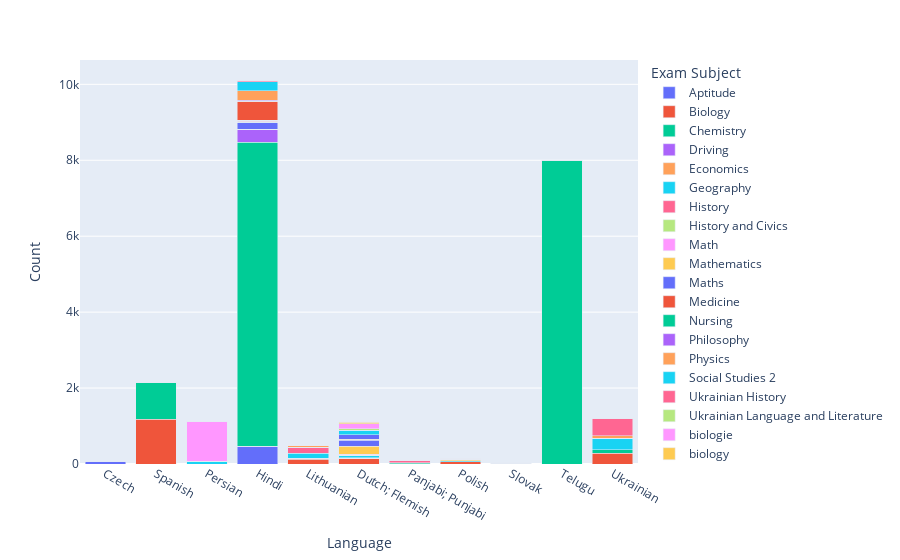

Here is the notebook cell this chart was saved with:
### Code cell
def plot_stacked_bar(file_path):
    """
    Reads a CSV file with exam questions, groups the data by language and level,
    and displays a stacked bar plot where each language shows the distribution of question levels.
    
    Parameters:
        file_path (str): Path to the CSV file containing at least 'language' and 'level' columns.
    """
    # Read the CSV file into a DataFrame
    df = pd.read_csv(file_path)
    
    if 'Overall' in df['language'].values:
        df = df[df['language'] != 'Overall']
    
    # Transform the DataFrame from wide to long format
    df_long = df.melt(id_vars=['language'], 
                      var_name='Exam Subject', 
                      value_name='Count')
    
    # Create a stacked bar plot using Plotly Express
    fig = px.bar(
        df_long,
        x='language',
        y='Count',
        color='Exam Subject',
        barmode='stack',
        labels={'language': 'Language'}
    )
    
    # Show the figure
    fig.show()

# Example usage:
plot_stacked_bar("eval_results\statistics\category_en_per_language.csv")

### Figure 1 — Plotly figure (JSON) as saved in the notebook; plotly's stock layout.template omitted (floating-point values rounded to 4 significant figures)
{"data": [{"alignmentgroup": "True", "hovertemplate": "Exam Subject=Aptitude<br>Language=%{x}<br>Count=%{y}<extra></extra>", "legendgroup": "Aptitude", "marker": {"color": "#636efa", "pattern": {"shape": ""}}, "name": "Aptitude", "offsetgroup": "Aptitude", "orientation": "v", "showlegend": true, "textposition": "auto", "type": "bar", "x": ["Czech", "Spanish", "Persian", "Hindi", "Lithuanian", "Dutch; Flemish", "Panjabi; Punjabi", "Polish", "Slovak", "Telugu", "Ukrainian"], "xaxis": "x", "y": [0, 0, 0, 473, 0, 0, 0, 0, 0, 0, 0], "yaxis": "y"}, {"alignmentgroup": "True", "hovertemplate": "Exam Subject=Biology<br>Language=%{x}<br>Count=%{y}<extra></extra>", "legendgroup": "Biology", "marker": {"color": "#EF553B", "pattern": {"shape": ""}}, "name": "Biology", "offsetgroup": "Biology", "orientation": "v", "showlegend": true, "textposition": "auto", "type": "bar", "x": ["Czech", "Spanish", "Persian", "Hindi", "Lithuanian", "Dutch; Flemish", "Panjabi; Punjabi", "Polish", "Slovak", "Telugu", "Ukrainian"], "xaxis": "x", "y": [0, 0, 0, 0, 119, 152, 0, 62, 12, 0, 288], "yaxis": "y"}, {"alignmentgroup": "True", "hovertemplate": "Exam Subject=Chemistry<br>Language=%{x}<br>Count=%{y}<extra></extra>", "legendgroup": "Chemistry", "marker": {"color": "#00cc96", "pattern": {"shape": ""}}, "name": "Chemistry", "offsetgroup": "Chemistry", "orientation": "v", "showlegend": true, "textposition": "auto", "type": "bar", "x": ["Czech", "Spanish", "Persian", "Hindi", "Lithuanian", "Dutch; Flemish", "Panjabi; Punjabi", "Polish", "Slovak", "Telugu", "Ukrainian"], "xaxis": "x", "y": [0, 0, 0, 8000, 30, 0, 0, 2, 14, 8000, 94], "yaxis": "y"}, {"alignmentgroup": "True", "hovertemplate": "Exam Subject=Driving<br>Language=%{x}<br>Count=%{y}<extra></extra>", "legendgroup": "Driving", "marker": {"color": "#ab63fa", "pattern": {"shape": ""}}, "name": "Driving", "offsetgroup": "Driving", "orientation": "v", "showlegend": true, "textposition": "auto", "type": "bar", "x": ["Czech", "Spanish", "Persian", "Hindi", "Lithuanian", "Dutch; Flemish", "Panjabi; Punjabi", "Polish", "Slovak", "Telugu", "Ukrainian"], "xaxis": "x", "y": [0, 0, 0, 345, 0, 0, 0, 0, 0, 0, 0], "yaxis": "y"}, {"alignmentgroup": "True", "hovertemplate": "Exam Subject=Economics<br>Language=%{x}<br>Count=%{y}<extra></extra>", "legendgroup": "Economics", "marker": {"color": "#FFA15A", "pattern": {"shape": ""}}, "name": "Economics", "offsetgroup": "Economics", "orientation": "v", "showlegend": true, "textposition": "auto", "type": "bar", "x": ["Czech", "Spanish", "Persian", "Hindi", "Lithuanian", "Dutch; Flemish", "Panjabi; Punjabi", "Polish", "Slovak", "Telugu", "Ukrainian"], "xaxis": "x", "y": [0, 0, 0, 0, 0, 15, 0, 0, 0, 0, 0], "yaxis": "y"}, {"alignmentgroup": "True", "hovertemplate": "Exam Subject=Geography<br>Language=%{x}<br>Count=%{y}<extra></extra>", "legendgroup": "Geography", "marker": {"color": "#19d3f3", "pattern": {"shape": ""}}, "name": "Geography", "offsetgroup": "Geography", "orientation": "v", "showlegend": true, "textposition": "auto", "type": "bar", "x": ["Czech", "Spanish", "Persian", "Hindi", "Lithuanian", "Dutch; Flemish", "Panjabi; Punjabi", "Polish", "Slovak", "Telugu", "Ukrainian"], "xaxis": "x", "y": [0, 0, 0, 0, 138, 51, 0, 16, 0, 0, 288], "yaxis": "y"}, {"alignmentgroup": "True", "hovertemplate": "Exam Subject=History<br>Language=%{x}<br>Count=%{y}<extra></extra>", "legendgroup": "History", "marker": {"color": "#FF6692", "pattern": {"shape": ""}}, "name": "History", "offsetgroup": "History", "orientation": "v", "showlegend": true, "textposition": "auto", "type": "bar", "x": ["Czech", "Spanish", "Persian", "Hindi", "Lithuanian", "Dutch; Flemish", "Panjabi; Punjabi", "Polish", "Slovak", "Telugu", "Ukrainian"], "xaxis": "x", "y": [0, 0, 0, 0, 150, 0, 0, 7, 0, 0, 0], "yaxis": "y"}, {"alignmentgroup": "True", "hovertemplate": "Exam Subject=History and Civics<br>Language=%{x}<br>Count=%{y}<extra></extra>", "legendgroup": "History and Civics", "marker": {"color": "#B6E880", "pattern": {"shape": ""}}, "name": "History and Civics", "offsetgroup": "History and Civics", "orientation": "v", "showlegend": true, "textposition": "auto", "type": "bar", "x": ["Czech", "Spanish", "Persian", "Hindi", "Lithuanian", "Dutch; Flemish", "Panjabi; Punjabi", "Polish", "Slovak", "Telugu", "Ukrainian"], "xaxis": "x", "y": [0, 0, 0, 0, 0, 15, 0, 0, 0, 0, 0], "yaxis": "y"}, {"alignmentgroup": "True", "hovertemplate": "Exam Subject=Math<br>Language=%{x}<br>Count=%{y}<extra></extra>", "legendgroup": "Math", "marker": {"color": "#FF97FF", "pattern": {"shape": ""}}, "name": "Math", "offsetgroup": "Math", "orientation": "v", "showlegend": true, "textposition": "auto", "type": "bar", "x": ["Czech", "Spanish", "Persian", "Hindi", "Lithuanian", "Dutch; Flemish", "Panjabi; Punjabi", "Polish", "Slovak", "Telugu", "Ukrainian"], "xaxis": "x", "y": [0, 0, 0, 0, 10, 0, 0, 0, 0, 0, 0], "yaxis": "y"}, {"alignmentgroup": "True", "hovertemplate": "Exam Subject=Mathematics<br>Language=%{x}<br>Count=%{y}<extra></extra>", "legendgroup": "Mathematics", "marker": {"color": "#FECB52", "pattern": {"shape": ""}}, "name": "Mathematics", "offsetgroup": "Mathematics", "orientation": "v", "showlegend": true, "textposition": "auto", "type": "bar", "x": ["Czech", "Spanish", "Persian", "Hindi", "Lithuanian", "Dutch; Flemish", "Panjabi; Punjabi", "Polish", "Slovak", "Telugu", "Ukrainian"], "xaxis": "x", "y": [0, 0, 0, 0, 0, 0, 0, 33, 0, 0, 3], "yaxis": "y"}, {"alignmentgroup": "True", "hovertemplate": "Exam Subject=Maths<br>Language=%{x}<br>Count=%{y}<extra></extra>", "legendgroup": "Maths", "marker": {"color": "#636efa", "pattern": {"shape": ""}}, "name": "Maths", "offsetgroup": "Maths", "orientation": "v", "showlegend": true, "textposition": "auto", "type": "bar", "x": ["Czech", "Spanish", "Persian", "Hindi", "Lithuanian", "Dutch; Flemish", "Panjabi; Punjabi", "Polish", "Slovak", "Telugu", "Ukrainian"], "xaxis": "x", "y": [74, 0, 0, 0, 0, 0, 0, 0, 9, 0, 0], "yaxis": "y"}, {"alignmentgroup": "True", "hovertemplate": "Exam Subject=Medicine<br>Language=%{x}<br>Count=%{y}<extra></extra>", "legendgroup": "Medicine", "marker": {"color": "#EF553B", "pattern": {"shape": ""}}, "name": "Medicine", "offsetgroup": "Medicine", "orientation": "v", "showlegend": true, "textposition": "auto", "type": "bar", "x": ["Czech", "Spanish", "Persian", "Hindi", "Lithuanian", "Dutch; Flemish", "Panjabi; Punjabi", "Polish", "Slovak", "Telugu", "Ukrainian"], "xaxis": "x", "y": [0, 1179, 0, 0, 0, 0, 0, 0, 0, 0, 0], "yaxis": "y"}, {"alignmentgroup": "True", "hovertemplate": "Exam Subject=Nursing<br>Language=%{x}<br>Count=%{y}<extra></extra>", "legendgroup": "Nursing", "marker": {"color": "#00cc96", "pattern": {"shape": ""}}, "name": "Nursing", "offsetgroup": "Nursing", "orientation": "v", "showlegend": true, "textposition": "auto", "type": "bar", "x": ["Czech", "Spanish", "Persian", "Hindi", "Lithuanian", "Dutch; Flemish", "Panjabi; Punjabi", "Polish", "Slovak", "Telugu", "Ukrainian"], "xaxis": "x", "y": [0, 977, 0, 0, 0, 0, 0, 0, 0, 0, 0], "yaxis": "y"}, {"alignmentgroup": "True", "hovertemplate": "Exam Subject=Philosophy<br>Language=%{x}<br>Count=%{y}<extra></extra>", "legendgroup": "Philosophy", "marker": {"color": "#ab63fa", "pattern": {"shape": ""}}, "name": "Philosophy", "offsetgroup": "Philosophy", "orientation": "v", "showlegend": true, "textposition": "auto", "type": "bar", "x": ["Czech", "Spanish", "Persian", "Hindi", "Lithuanian", "Dutch; Flemish", "Panjabi; Punjabi", "Polish", "Slovak", "Telugu", "Ukrainian"], "xaxis": "x", "y": [0, 0, 0, 0, 0, 0, 0, 1, 0, 0, 0], "yaxis": "y"}, {"alignmentgroup": "True", "hovertemplate": "Exam Subject=Physics<br>Language=%{x}<br>Count=%{y}<extra></extra>", "legendgroup": "Physics", "marker": {"color": "#FFA15A", "pattern": {"shape": ""}}, "name": "Physics", "offsetgroup": "Physics", "orientation": "v", "showlegend": true, "textposition": "auto", "type": "bar", "x": ["Czech", "Spanish", "Persian", "Hindi", "Lithuanian", "Dutch; Flemish", "Panjabi; Punjabi", "Polish", "Slovak", "Telugu", "Ukrainian"], "xaxis": "x", "y": [0, 0, 0, 0, 30, 2, 0, 32, 0, 0, 71], "yaxis": "y"}, {"alignmentgroup": "True", "hovertemplate": "Exam Subject=Social Studies 2<br>Language=%{x}<br>Count=%{y}<extra></extra>", "legendgroup": "Social Studies 2", "marker": {"color": "#19d3f3", "pattern": {"shape": ""}}, "name": "Social Studies 2", "offsetgroup": "Social Studies 2", "orientation": "v", "showlegend": true, "textposition": "auto", "type": "bar", "x": ["Czech", "Spanish", "Persian", "Hindi", "Lithuanian", "Dutch; Flemish", "Panjabi; Punjabi", "Polish", "Slovak", "Telugu", "Ukrainian"], "xaxis": "x", "y": [0, 0, 0, 0, 0, 14, 0, 0, 0, 0, 0], "yaxis": "y"}, {"alignmentgroup": "True", "hovertemplate": "Exam Subject=Ukrainian History<br>Language=%{x}<br>Count=%{y}<extra></extra>", "legendgroup": "Ukrainian History", "marker": {"color": "#FF6692", "pattern": {"shape": ""}}, "name": "Ukrainian History", "offsetgroup": "Ukrainian History", "orientation": "v", "showlegend": true, "textposition": "auto", "type": "bar", "x": ["Czech", "Spanish", "Persian", "Hindi", "Lithuanian", "Dutch; Flemish", "Panjabi; Punjabi", "Polish", "Slovak", "Telugu", "Ukrainian"], "xaxis": "x", "y": [0, 0, 0, 0, 0, 0, 0, 0, 0, 0, 450], "yaxis": "y"}, {"alignmentgroup": "True", "hovertemplate": "Exam Subject=Ukrainian Language and Literature<br>Language=%{x}<br>Count=%{y}<extra></extra>", "legendgroup": "Ukrainian Language and Literature", "marker": {"color": "#B6E880", "pattern": {"shape": ""}}, "name": "Ukrainian Language and Literature", "offsetgroup": "Ukrainian Language and Literature", "orientation": "v", "showlegend": true, "textposition": "auto", "type": "bar", "x": ["Czech", "Spanish", "Persian", "Hindi", "Lithuanian", "Dutch; Flemish", "Panjabi; Punjabi", "Polish", "Slovak", "Telugu", "Ukrainian"], "xaxis": "x", "y": [0, 0, 0, 0, 0, 0, 0, 0, 0, 0, 9], "yaxis": "y"}, {"alignmentgroup": "True", "hovertemplate": "Exam Subject=biologie<br>Language=%{x}<br>Count=%{y}<extra></extra>", "legendgroup": "biologie", "marker": {"color": "#FF97FF", "pattern": {"shape": ""}}, "name": "biologie", "offsetgroup": "biologie", "orientation": "v", "showlegend": true, "textposition": "auto", "type": "bar", "x": ["Czech", "Spanish", "Persian", "Hindi", "Lithuanian", "Dutch; Flemish", "Panjabi; Punjabi", "Polish", "Slovak", "Telugu", "Ukrainian"], "xaxis": "x", "y": [0, 0, 0, 0, 0, 14, 0, 0, 0, 0, 0], "yaxis": "y"}, {"alignmentgroup": "True", "hovertemplate": "Exam Subject=biology<br>Language=%{x}<br>Count=%{y}<extra></extra>", "legendgroup": "biology", "marker": {"color": "#FECB52", "pattern": {"shape": ""}}, "name": "biology", "offsetgroup": "biology", "orientation": "v", "showlegend": true, "textposition": "auto", "type": "bar", "x": ["Czech", "Spanish", "Persian", "Hindi", "Lithuanian", "Dutch; Flemish", "Panjabi; Punjabi", "Polish", "Slovak", "Telugu", "Ukrainian"], "xaxis": "x", "y": [0, 0, 0, 0, 0, 209, 1, 0, 0, 0, 0], "yaxis": "y"}, {"alignmentgroup": "True", "hovertemplate": "Exam Subject=chemistry<br>Language=%{x}<br>Count=%{y}<extra></extra>", "legendgroup": "chemistry", "marker": {"color": "#636efa", "pattern": {"shape": ""}}, "name": "chemistry", "offsetgroup": "chemistry", "orientation": "v", "showlegend": true, "textposition": "auto", "type": "bar", "x": ["Czech", "Spanish", "Persian", "Hindi", "Lithuanian", "Dutch; Flemish", "Panjabi; Punjabi", "Polish", "Slovak", "Telugu", "Ukrainian"], "xaxis": "x", "y": [0, 0, 0, 167, 0, 150, 2, 0, 0, 0, 0], "yaxis": "y"}, {"alignmentgroup": "True", "hovertemplate": "Exam Subject=clear<br>Language=%{x}<br>Count=%{y}<extra></extra>", "legendgroup": "clear", "marker": {"color": "#EF553B", "pattern": {"shape": ""}}, "name": "clear", "offsetgroup": "clear", "orientation": "v", "showlegend": true, "textposition": "auto", "type": "bar", "x": ["Czech", "Spanish", "Persian", "Hindi", "Lithuanian", "Dutch; Flemish", "Panjabi; Punjabi", "Polish", "Slovak", "Telugu", "Ukrainian"], "xaxis": "x", "y": [0, 0, 0, 0, 0, 23, 0, 0, 0, 0, 0], "yaxis": "y"}, {"alignmentgroup": "True", "hovertemplate": "Exam Subject=computer concepts<br>Language=%{x}<br>Count=%{y}<extra></extra>", "legendgroup": "computer concepts", "marker": {"color": "#00cc96", "pattern": {"shape": ""}}, "name": "computer concepts", "offsetgroup": "computer concepts", "orientation": "v", "showlegend": true, "textposition": "auto", "type": "bar", "x": ["Czech", "Spanish", "Persian", "Hindi", "Lithuanian", "Dutch; Flemish", "Panjabi; Punjabi", "Polish", "Slovak", "Telugu", "Ukrainian"], "xaxis": "x", "y": [0, 0, 0, 11, 0, 0, 0, 0, 0, 0, 0], "yaxis": "y"}, {"alignmentgroup": "True", "hovertemplate": "Exam Subject=computer science<br>Language=%{x}<br>Count=%{y}<extra></extra>", "legendgroup": "computer science", "marker": {"color": "#ab63fa", "pattern": {"shape": ""}}, "name": "computer science", "offsetgroup": "computer science", "orientation": "v", "showlegend": true, "textposition": "auto", "type": "bar", "x": ["Czech", "Spanish", "Persian", "Hindi", "Lithuanian", "Dutch; Flemish", "Panjabi; Punjabi", "Polish", "Slovak", "Telugu", "Ukrainian"], "xaxis": "x", "y": [0, 0, 0, 11, 0, 0, 0, 0, 0, 0, 0], "yaxis": "y"}, {"alignmentgroup": "True", "hovertemplate": "Exam Subject=drawing aptitude<br>Language=%{x}<br>Count=%{y}<extra></extra>", "legendgroup": "drawing aptitude", "marker": {"color": "#FFA15A", "pattern": {"shape": ""}}, "name": "drawing aptitude", "offsetgroup": "drawing aptitude", "orientation": "v", "showlegend": true, "textposition": "auto", "type": "bar", "x": ["Czech", "Spanish", "Persian", "Hindi", "Lithuanian", "Dutch; Flemish", "Panjabi; Punjabi", "Polish", "Slovak", "Telugu", "Ukrainian"], "xaxis": "x", "y": [0, 0, 0, 7, 0, 0, 0, 0, 0, 0, 0], "yaxis": "y"}, {"alignmentgroup": "True", "hovertemplate": "Exam Subject=driving licence<br>Language=%{x}<br>Count=%{y}<extra></extra>", "legendgroup": "driving licence", "marker": {"color": "#19d3f3", "pattern": {"shape": ""}}, "name": "driving licence", "offsetgroup": "driving licence", "orientation": "v", "showlegend": true, "textposition": "auto", "type": "bar", "x": ["Czech", "Spanish", "Persian", "Hindi", "Lithuanian", "Dutch; Flemish", "Panjabi; Punjabi", "Polish", "Slovak", "Telugu", "Ukrainian"], "xaxis": "x", "y": [0, 0, 67, 0, 0, 0, 0, 0, 0, 0, 0], "yaxis": "y"}, {"alignmentgroup": "True", "hovertemplate": "Exam Subject=electronics<br>Language=%{x}<br>Count=%{y}<extra></extra>", "legendgroup": "electronics", "marker": {"color": "#FF6692", "pattern": {"shape": ""}}, "name": "electronics", "offsetgroup": "electronics", "orientation": "v", "showlegend": true, "textposition": "auto", "type": "bar", "x": ["Czech", "Spanish", "Persian", "Hindi", "Lithuanian", "Dutch; Flemish", "Panjabi; Punjabi", "Polish", "Slovak", "Telugu", "Ukrainian"], "xaxis": "x", "y": [0, 0, 0, 20, 0, 0, 0, 0, 0, 0, 0], "yaxis": "y"}, {"alignmentgroup": "True", "hovertemplate": "Exam Subject=general knowledge<br>Language=%{x}<br>Count=%{y}<extra></extra>", "legendgroup": "general knowledge", "marker": {"color": "#B6E880", "pattern": {"shape": ""}}, "name": "general knowledge", "offsetgroup": "general knowledge", "orientation": "v", "showlegend": true, "textposition": "auto", "type": "bar", "x": ["Czech", "Spanish", "Persian", "Hindi", "Lithuanian", "Dutch; Flemish", "Panjabi; Punjabi", "Polish", "Slovak", "Telugu", "Ukrainian"], "xaxis": "x", "y": [0, 0, 0, 25, 0, 0, 0, 0, 0, 0, 0], "yaxis": "y"}, {"alignmentgroup": "True", "hovertemplate": "Exam Subject=informatic olympiad<br>Language=%{x}<br>Count=%{y}<extra></extra>", "legendgroup": "informatic olympiad", "marker": {"color": "#FF97FF", "pattern": {"shape": ""}}, "name": "informatic olympiad", "offsetgroup": "informatic olympiad", "orientation": "v", "showlegend": true, "textposition": "auto", "type": "bar", "x": ["Czech", "Spanish", "Persian", "Hindi", "Lithuanian", "Dutch; Flemish", "Panjabi; Punjabi", "Polish", "Slovak", "Telugu", "Ukrainian"], "xaxis": "x", "y": [0, 0, 1053, 0, 0, 0, 0, 0, 0, 0, 0], "yaxis": "y"}, {"alignmentgroup": "True", "hovertemplate": "Exam Subject=math<br>Language=%{x}<br>Count=%{y}<extra></extra>", "legendgroup": "math", "marker": {"color": "#FECB52", "pattern": {"shape": ""}}, "name": "math", "offsetgroup": "math", "orientation": "v", "showlegend": true, "textposition": "auto", "type": "bar", "x": ["Czech", "Spanish", "Persian", "Hindi", "Lithuanian", "Dutch; Flemish", "Panjabi; Punjabi", "Polish", "Slovak", "Telugu", "Ukrainian"], "xaxis": "x", "y": [0, 0, 0, 0, 0, 13, 0, 0, 0, 0, 0], "yaxis": "y"}, {"alignmentgroup": "True", "hovertemplate": "Exam Subject=mathematics<br>Language=%{x}<br>Count=%{y}<extra></extra>", "legendgroup": "mathematics", "marker": {"color": "#636efa", "pattern": {"shape": ""}}, "name": "mathematics", "offsetgroup": "mathematics", "orientation": "v", "showlegend": true, "textposition": "auto", "type": "bar", "x": ["Czech", "Spanish", "Persian", "Hindi", "Lithuanian", "Dutch; Flemish", "Panjabi; Punjabi", "Polish", "Slovak", "Telugu", "Ukrainian"], "xaxis": "x", "y": [0, 0, 0, 0, 0, 109, 0, 0, 0, 0, 0], "yaxis": "y"}, {"alignmentgroup": "True", "hovertemplate": "Exam Subject=maths<br>Language=%{x}<br>Count=%{y}<extra></extra>", "legendgroup": "maths", "marker": {"color": "#EF553B", "pattern": {"shape": ""}}, "name": "maths", "offsetgroup": "maths", "orientation": "v", "showlegend": true, "textposition": "auto", "type": "bar", "x": ["Czech", "Spanish", "Persian", "Hindi", "Lithuanian", "Dutch; Flemish", "Panjabi; Punjabi", "Polish", "Slovak", "Telugu", "Ukrainian"], "xaxis": "x", "y": [0, 0, 0, 501, 0, 0, 6, 0, 0, 0, 0], "yaxis": "y"}, {"alignmentgroup": "True", "hovertemplate": "Exam Subject=mental ability<br>Language=%{x}<br>Count=%{y}<extra></extra>", "legendgroup": "mental ability", "marker": {"color": "#00cc96", "pattern": {"shape": ""}}, "name": "mental ability", "offsetgroup": "mental ability", "orientation": "v", "showlegend": true, "textposition": "auto", "type": "bar", "x": ["Czech", "Spanish", "Persian", "Hindi", "Lithuanian", "Dutch; Flemish", "Panjabi; Punjabi", "Polish", "Slovak", "Telugu", "Ukrainian"], "xaxis": "x", "y": [0, 0, 0, 0, 0, 0, 23, 0, 0, 0, 0], "yaxis": "y"}, {"alignmentgroup": "True", "hovertemplate": "Exam Subject=numerical ability<br>Language=%{x}<br>Count=%{y}<extra></extra>", "legendgroup": "numerical ability", "marker": {"color": "#ab63fa", "pattern": {"shape": ""}}, "name": "numerical ability", "offsetgroup": "numerical ability", "orientation": "v", "showlegend": true, "textposition": "auto", "type": "bar", "x": ["Czech", "Spanish", "Persian", "Hindi", "Lithuanian", "Dutch; Flemish", "Panjabi; Punjabi", "Polish", "Slovak", "Telugu", "Ukrainian"], "xaxis": "x", "y": [0, 0, 0, 19, 0, 0, 0, 0, 0, 0, 0], "yaxis": "y"}, {"alignmentgroup": "True", "hovertemplate": "Exam Subject=olympiads<br>Language=%{x}<br>Count=%{y}<extra></extra>", "legendgroup": "olympiads", "marker": {"color": "#FFA15A", "pattern": {"shape": ""}}, "name": "olympiads", "offsetgroup": "olympiads", "orientation": "v", "showlegend": true, "textposition": "auto", "type": "bar", "x": ["Czech", "Spanish", "Persian", "Hindi", "Lithuanian", "Dutch; Flemish", "Panjabi; Punjabi", "Polish", "Slovak", "Telugu", "Ukrainian"], "xaxis": "x", "y": [0, 0, 0, 255, 0, 0, 0, 0, 0, 0, 0], "yaxis": "y"}, {"alignmentgroup": "True", "hovertemplate": "Exam Subject=physics<br>Language=%{x}<br>Count=%{y}<extra></extra>", "legendgroup": "physics", "marker": {"color": "#19d3f3", "pattern": {"shape": ""}}, "name": "physics", "offsetgroup": "physics", "orientation": "v", "showlegend": true, "textposition": "auto", "type": "bar", "x": ["Czech", "Spanish", "Persian", "Hindi", "Lithuanian", "Dutch; Flemish", "Panjabi; Punjabi", "Polish", "Slovak", "Telugu", "Ukrainian"], "xaxis": "x", "y": [0, 0, 0, 238, 0, 118, 5, 0, 0, 0, 0], "yaxis": "y"}, {"alignmentgroup": "True", "hovertemplate": "Exam Subject=reasoning<br>Language=%{x}<br>Count=%{y}<extra></extra>", "legendgroup": "reasoning", "marker": {"color": "#FF6692", "pattern": {"shape": ""}}, "name": "reasoning", "offsetgroup": "reasoning", "orientation": "v", "showlegend": true, "textposition": "auto", "type": "bar", "x": ["Czech", "Spanish", "Persian", "Hindi", "Lithuanian", "Dutch; Flemish", "Panjabi; Punjabi", "Polish", "Slovak", "Telugu", "Ukrainian"], "xaxis": "x", "y": [0, 0, 0, 37, 0, 0, 64, 0, 0, 0, 0], "yaxis": "y"}, {"alignmentgroup": "True", "hovertemplate": "Exam Subject=skills<br>Language=%{x}<br>Count=%{y}<extra></extra>", "legendgroup": "skills", "marker": {"color": "#B6E880", "pattern": {"shape": ""}}, "name": "skills", "offsetgroup": "skills", "orientation": "v", "showlegend": true, "textposition": "auto", "type": "bar", "x": ["Czech", "Spanish", "Persian", "Hindi", "Lithuanian", "Dutch; Flemish", "Panjabi; Punjabi", "Polish", "Slovak", "Telugu", "Ukrainian"], "xaxis": "x", "y": [0, 0, 0, 0, 0, 38, 0, 0, 0, 0, 0], "yaxis": "y"}, {"alignmentgroup": "True", "hovertemplate": "Exam Subject=stilleestekst<br>Language=%{x}<br>Count=%{y}<extra></extra>", "legendgroup": "stilleestekst", "marker": {"color": "#FF97FF", "pattern": {"shape": ""}}, "name": "stilleestekst", "offsetgroup": "stilleestekst", "orientation": "v", "showlegend": true, "textposition": "auto", "type": "bar", "x": ["Czech", "Spanish", "Persian", "Hindi", "Lithuanian", "Dutch; Flemish", "Panjabi; Punjabi", "Polish", "Slovak", "Telugu", "Ukrainian"], "xaxis": "x", "y": [0, 0, 0, 0, 0, 137, 0, 0, 0, 0, 0], "yaxis": "y"}, {"alignmentgroup": "True", "hovertemplate": "Exam Subject=vaardig<br>Language=%{x}<br>Count=%{y}<extra></extra>", "legendgroup": "vaardig", "marker": {"color": "#FECB52", "pattern": {"shape": ""}}, "name": "vaardig", "offsetgroup": "vaardig", "orientation": "v", "showlegend": true, "textposition": "auto", "type": "bar", "x": ["Czech", "Spanish", "Persian", "Hindi", "Lithuanian", "Dutch; Flemish", "Panjabi; Punjabi", "Polish", "Slovak", "Telugu", "Ukrainian"], "xaxis": "x", "y": [0, 0, 0, 0, 0, 35, 0, 0, 0, 0, 0], "yaxis": "y"}, {"alignmentgroup": "True", "hovertemplate": "Exam Subject=wiskunde<br>Language=%{x}<br>Count=%{y}<extra></extra>", "legendgroup": "wiskunde", "marker": {"color": "#636efa", "pattern": {"shape": ""}}, "name": "wiskunde", "offsetgroup": "wiskunde", "orientation": "v", "showlegend": true, "textposition": "auto", "type": "bar", "x": ["Czech", "Spanish", "Persian", "Hindi", "Lithuanian", "Dutch; Flemish", "Panjabi; Punjabi", "Polish", "Slovak", "Telugu", "Ukrainian"], "xaxis": "x", "y": [0, 0, 0, 0, 0, 15, 0, 0, 0, 0, 0], "yaxis": "y"}], "layout": {"barmode": "stack", "legend": {"title": {"text": "Exam Subject"}, "tracegroupgap": 0}, "margin": {"t": 60}, "xaxis": {"anchor": "y", "domain": [0, 1], "title": {"text": "Language"}}, "yaxis": {"anchor": "x", "domain": [0, 1], "title": {"text": "Count"}}}}
